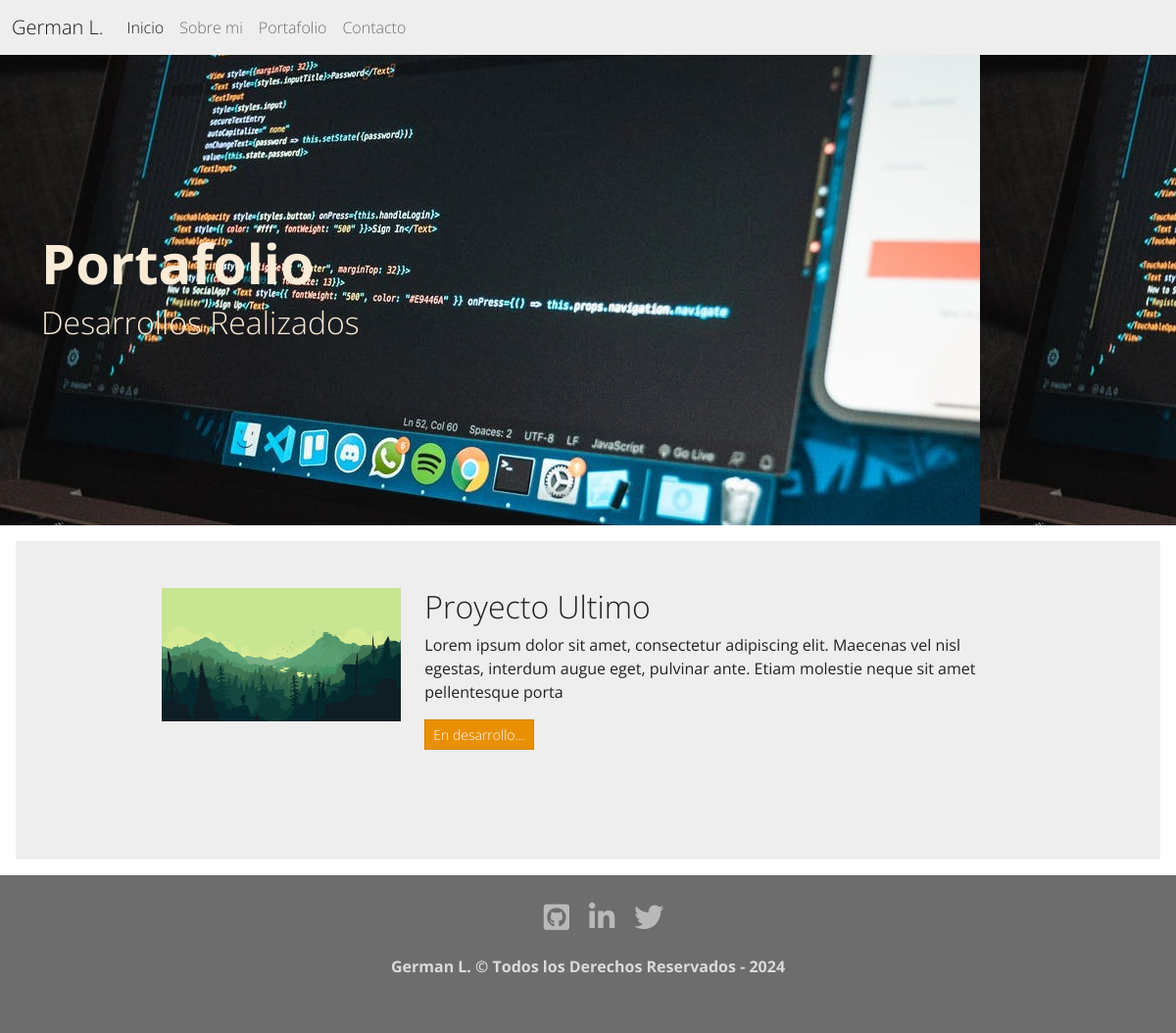
The page /portfolio/ on the database its author committed.
### portfolio/models.py (models this page shows, shortened)
class Project(models.Model):
    title = models.CharField(max_length=150, verbose_name= 'Titulo')
    description = models.TextField(verbose_name='Descripcion')
    image = models.ImageField(upload_to='projects',verbose_name='Imagen')
    link = models.URLField(max_length=180, blank=True, null=True, verbose_name='Enlace')
    created = models.DateTimeField(auto_now_add=True, verbose_name='Fecha Creacion')
    updated = models.DateTimeField(auto_now=True, verbose_name='Fecha Modificacion')
    class Meta:
        verbose_name = 'proyecto'
        verbose_name_plural = 'proyectos'
        ordering = ['-created']

### portfolio/views.py (the view)
# urls.py: path('portfolio/', portfolio_views.portfolio, name='portfolio'),
def portfolio(request):
    projects = Project.objects.all()
    return render(request, 'portfolio/portfolio.html',{'projects':projects})

### portfolio/Templates/portfolio/portfolio.html (shortened to what this page needs)
{% extends 'core/base.html' %}
{% block image-header %} portfolio {% endblock %}
{% block title-header %}
<div>
    <h1 class="display-4 fw-bold">Portafolio</h1>
</div>
<div>
    <h3 class="fs-2">Desarrollos Realizados</h3>
</div>
{% endblock %}
{% block content %}
{% load static %}
{% for project in projects %}
<div class="row project mb-5">
    <div class="col-lg-3 col-md-4 offset-lg-1">
        <img class="img-fluid" src="{{ project.image.url}}" alt="">
    </div>
  <div class="col-lg-7 col-md-8">
        <h2 class="section-heading title">{{ project.title}}</h2>
    <p>{{ project.description}}</p>
    {% if project.link %}
    <p><a class="btn btn-sm btn-success" href={{ project.link }}"http://google.com">Más información</a></p>
    {% else %}
        <p class="btn btn-sm btn-warning">En desarrollo...</p>
    {% endif %}
    </div>
</div>
{% endfor %}
{% endblock %}

### rows shown on the page
Project: image (picture), title "Proyecto Ultimo", description "Lorem ipsum dolor sit amet, consectetur adipiscing elit. Maecenas vel nisl egestas, interdum augue eget, pulvinar ante. Etiam molestie neque sit amet pellentesque porta", shows "En desarrollo..."
